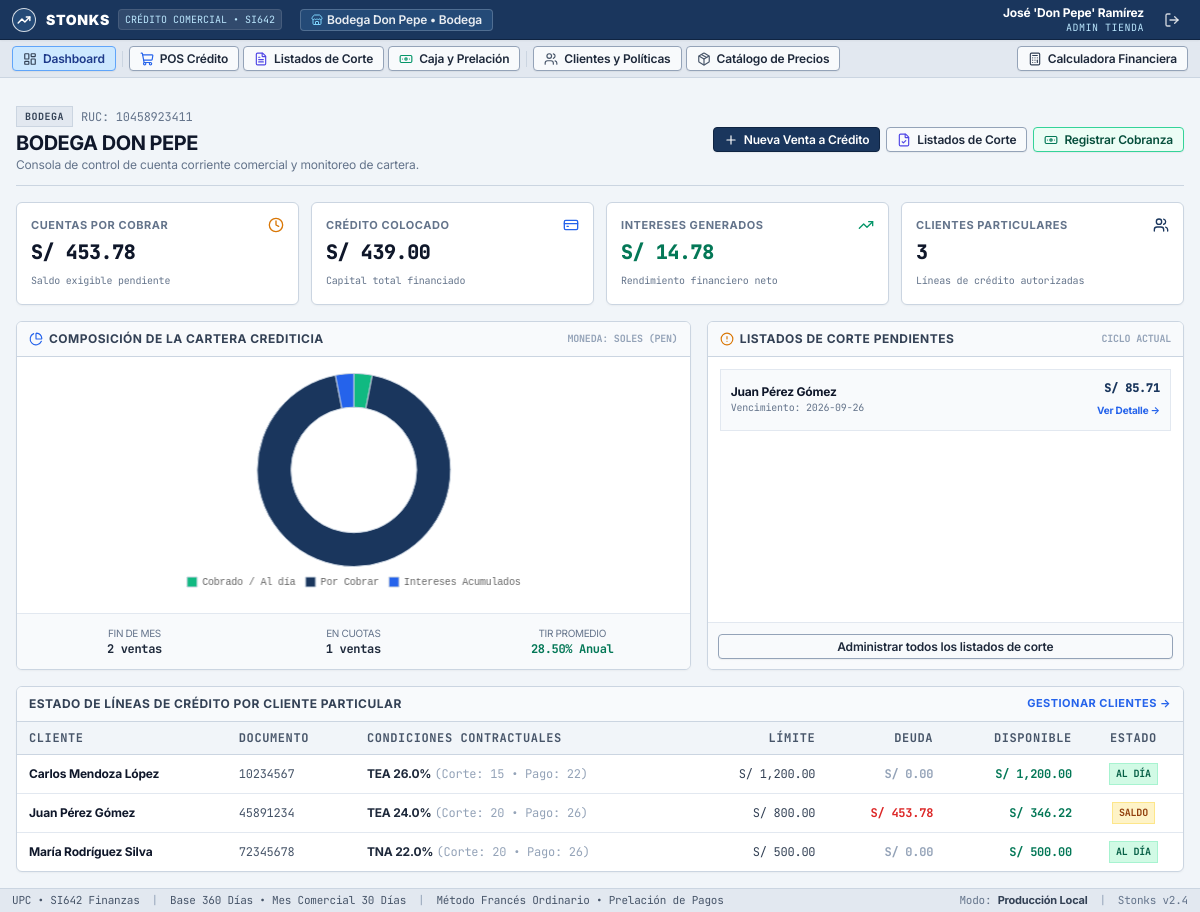
Before: /dashboard (signed in) with the older database file.
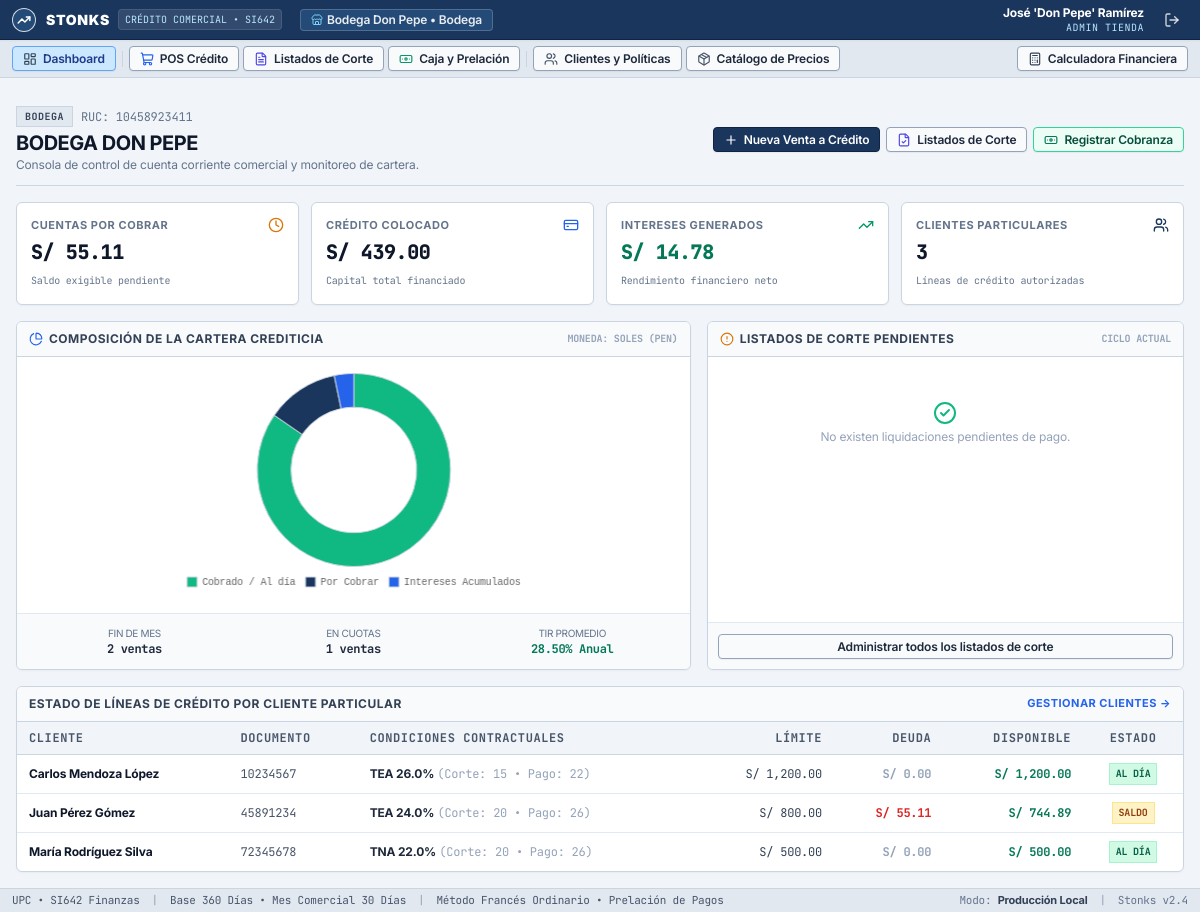
After: the same page with the newer database file.
### tables this page shows
CREATE TABLE liquidaciones_corte (
        id INTEGER PRIMARY KEY AUTOINCREMENT,
        tienda_id INTEGER NOT NULL,
        cliente_id INTEGER NOT NULL,
        periodo_mes_anio TEXT NOT NULL,
        fecha_corte DATE NOT NULL,
        fecha_pago_pactada DATE NOT NULL,
        subtotal_capital REAL NOT NULL,
        total_interes_compensatorio REAL NOT NULL,
        total_interes_mora REAL DEFAULT 0.0,
        total_exigible REAL NOT NULL,
        dias_mora INTEGER DEFAULT 0,
        estado TEXT DEFAULT 'Pendiente' CHECK(estado IN ('Pendiente', 'Pagado', 'En_Mora')),
        fecha_pago_real DATE,
        fecha_emision TIMESTAMP DEFAULT CURRENT_TIMESTAMP,
        FOREIGN KEY (tienda_id) REFERENCES tiendas (id),
        FOREIGN KEY (cliente_id) REFERENCES clientes (id),
        UNIQUE(tienda_id, cliente_id, periodo_mes_anio)
    );

CREATE TABLE clientes (
        id INTEGER PRIMARY KEY AUTOINCREMENT,
        tienda_id INTEGER NOT NULL,
        usuario_id INTEGER,
        tipo_documento TEXT DEFAULT 'DNI',
        num_documento TEXT NOT NULL,
        nombres TEXT NOT NULL,
        apellidos TEXT NOT NULL,
        direccion TEXT NOT NULL,
        telefono TEXT NOT NULL,
        correo TEXT,
        moneda TEXT DEFAULT 'PEN' CHECK(moneda IN ('PEN', 'USD')),
        limite_credito REAL NOT NULL DEFAULT 500.0,
        plazo_maximo_meses INTEGER NOT NULL DEFAULT 6,
        dia_corte INTEGER NOT NULL DEFAULT 20,
        dia_pago INTEGER NOT NULL DEFAULT 26,
        tipo_tasa_comp TEXT DEFAULT 'TEA' CHECK(tipo_tasa_comp IN ('TEA', 'TNA')),
        tasa_comp REAL NOT NULL DEFAULT 0.24,
        cap_comp TEXT DEFAULT 'Diaria',
        tipo_tasa_mora TEXT DEFAULT 'TEA' CHECK(tipo_tasa_mora IN ('TEA', 'TNA')),
        tasa_mora REAL NOT NULL DEFAULT 0.05,
        cap_mora TEXT DEFAULT 'Diaria',
        cok_anual REAL NOT NULL DEFAULT 0.15,
        activo INTEGER DEFAULT 1,
        fecha_registro TIMESTAMP DEFAULT CURRENT_TIMESTAMP,
        FOREIGN KEY (tienda_id) REFERENCES tiendas (id),
        FOREIGN KEY (usuario_id) REFERENCES usuarios (id),
        UNIQUE(tienda_id, num_documento)
    );

### app.py (the view)
@app.route("/dashboard")
@login_required
@role_required("admin_tienda")
def store_dashboard():
    tienda_id = session.get("tienda_id")
    if not tienda_id:
        flash("No tiene una tienda asignada.", "warning")
        return redirect(url_for("login"))
    conn = get_db_connection()
    ventas = conn.execute("""
        SELECT v.*, c.nombres || ' ' || c.apellidos as cliente_nombre
        FROM ventas v
        JOIN clientes c ON v.cliente_id = c.id
        WHERE v.tienda_id = ?
        ORDER BY v.fecha_creacion DESC
    """, (tienda_id,)).fetchall()
    total_credito_otorgado = sum(v["monto_total_lista"] for v in ventas)
    total_saldo_por_cobrar = sum(v["saldo_pendiente"] for v in ventas)
    total_intereses_ganados = sum(v["total_intereses"] for v in ventas)
    clientes = conn.execute("""
        SELECT c.*,
               COALESCE((SELECT SUM(v.saldo_pendiente) FROM ventas v WHERE v.cliente_id = c.id), 0) as deuda_actual
        FROM clientes c
        WHERE c.tienda_id = ? AND c.activo = 1
    """, (tienda_id,)).fetchall()
    liquidaciones = conn.execute("""
        SELECT l.*, c.nombres || ' ' || c.apellidos as cliente_nombre, c.telefono as cliente_telefono
        FROM liquidaciones_corte l
        JOIN clientes c ON l.cliente_id = c.id
        WHERE l.tienda_id = ?
        ORDER BY l.fecha_corte DESC
    """, (tienda_id,)).fetchall()
    conn.close()
    stats = {
        "total_clientes": len(clientes),
        "total_credito": total_credito_otorgado,
        "saldo_por_cobrar": total_saldo_por_cobrar,
        "intereses_ganados": total_intereses_ganados,
        "ventas_recientes": ventas[:5],
        "liquidaciones_pendientes": [l for l in liquidaciones if l["estado"] != "Pagado"]
    }
    return render_template("store_dashboard.html", stats=stats, clientes=clientes, ventas=ventas)

### app.py (called while the page is built)
@app.template_filter('moneda')
def formato_moneda(valor, simbolo="S/"):
    if valor is None:
        return f"{simbolo} 0.00"
    try:
        val = float(valor)
        return f"{simbolo} {val:,.2f}"
    except (ValueError, TypeError):
        return f"{simbolo} 0.00"

def login_required(f):
    @wraps(f)
    def decorated_function(*args, **kwargs):
        if "user_id" not in session:
            flash("Debe iniciar sesión para acceder al sistema.", "warning")
            return redirect(url_for("login"))
        return f(*args, **kwargs)
    return decorated_function

def role_required(*allowed_roles):
    def decorator(f):
        @wraps(f)
        def decorated_function(*args, **kwargs):
            if "user_id" not in session:
                return redirect(url_for("login"))
            if session.get("rol") not in allowed_roles:
                flash("No cuenta con privilegios suficientes para acceder a esta sección.", "danger")
                return redirect(url_for("index"))
            return f(*args, **kwargs)
        return decorated_function
    return decorator

### templates/store_dashboard.html (shortened to what the changed rows need)
{% extends "base.html" %}
{% block content %}
<div class="space-y-4">
    <div class="flex flex-col md:flex-row md:items-center md:justify-between pb-3 border-b border-slate-300">
        <div>
            <h1 class="text-xl font-bold text-slate-900 tracking-tight mt-0.5 uppercase">{{ current_tienda.nombre_comercial }}</h1>
        </div>
    </div>
    <div class="grid grid-cols-1 sm:grid-cols-2 lg:grid-cols-4 gap-3">
        <div class="card-bundlerock p-3.5">
            <div class="flex items-center justify-between text-slate-500 mb-1">
                <span class="text-[11px] font-bold uppercase tracking-wider">Cuentas por Cobrar</span>
                <i data-lucide="clock" class="w-4 h-4 text-amber-600"></i>
            </div>
            <div class="text-xl font-black text-slate-900 font-mono">{{ stats.saldo_por_cobrar | moneda }}</div>
            <span class="text-[10px] text-slate-500 font-mono">Saldo exigible pendiente</span>
        </div>
    </div>
    <div class="grid grid-cols-1 lg:grid-cols-12 gap-4">
        <div class="lg:col-span-7 card-bundlerock overflow-hidden flex flex-col justify-between">
            <div class="p-4">
                <div class="h-56 relative">
                    <canvas id="creditChart"></canvas>
                </div>
            </div>
        </div>
        <div class="lg:col-span-5 card-bundlerock overflow-hidden flex flex-col justify-between">
            <div>
                <div class="p-3 space-y-2 overflow-y-auto max-h-56">
                    {% for l in stats.liquidaciones_pendientes %}
                    <div class="p-2.5 rounded-xs border border-slate-200 bg-slate-50 flex items-center justify-between hover:bg-slate-100 transition">
                        <div>
                            <div class="text-xs font-bold text-slate-900">{{ l.cliente_nombre }}</div>
                            <div class="text-[10px] font-mono text-slate-500">Vencimiento: {{ l.fecha_pago_pactada }}</div>
                        </div>
                        <div class="text-right">
                            <div class="text-xs font-black text-[#1a365d] font-mono">{{ l.total_exigible | moneda }}</div>
                            <a href="{{ url_for('liquidacion_detalle', liq_id=l.id) }}" class="text-[10px] font-bold text-blue-600 hover:underline">
                                Ver Detalle &rarr;
                            </a>
                        </div>
                    </div>
                    {% else %}
                    <div class="text-center py-8 text-slate-400">
                        <i data-lucide="check-circle-2" class="w-6 h-6 mx-auto text-emerald-500 mb-1"></i>
                        <p class="text-xs">No existen liquidaciones pendientes de pago.</p>
                    </div>
                    {% endfor %}
                </div>
            </div>
        </div>
    </div>
    <div class="card-bundlerock overflow-hidden">
        <div class="overflow-x-auto">
            <table class="w-full text-left text-xs">
                <thead class="bg-slate-100 text-slate-600 font-bold border-b border-slate-300 font-mono uppercase tracking-wider">
                    <tr>
                        <th class="px-3 py-2">Cliente</th>
                        <th class="px-3 py-2">Documento</th>
                        <th class="px-3 py-2">Condiciones Contractuales</th>
                        <th class="px-3 py-2 text-right">Límite</th>
                        <th class="px-3 py-2 text-right">Deuda</th>
                        <th class="px-3 py-2 text-right">Disponible</th>
                        <th class="px-3 py-2 text-center">Estado</th>
                    </tr>
                </thead>
                <tbody class="divide-y divide-slate-200">
                    {% for c in clientes %}
                    {% set disp = c.limite_credito - c.deuda_actual %}
                    {% set pct_uso = (c.deuda_actual / c.limite_credito * 100) if c.limite_credito > 0 else 0 %}
                    <tr class="hover:bg-blue-50/40 transition">
                        <td class="px-3 py-2 font-bold text-slate-900">
                            {{ c.nombres }} {{ c.apellidos }}
                        </td>
                        <td class="px-3 py-2 font-mono text-slate-600">
                            {{ c.num_documento }}
                        </td>
                        <td class="px-3 py-2 text-slate-600">
                            <span class="font-bold text-slate-800">{{ c.tipo_tasa_comp }} {{ (c.tasa_comp * 100) | round(2) }}%</span>
                            <span class="text-slate-400 font-mono">(Corte: {{ c.dia_corte }} &bull; Pago: {{ c.dia_pago }})</span>
                        </td>
                        <td class="px-3 py-2 text-right font-mono text-slate-700">
                            {{ c.limite_credito | moneda }}
                        </td>
                        <td class="px-3 py-2 text-right font-mono font-bold {{ 'text-red-600' if c.deuda_actual > 0 else 'text-slate-400' }}">
                            {{ c.deuda_actual | moneda }}
                        </td>
                        <td class="px-3 py-2 text-right font-mono font-bold text-emerald-700">
                            {{ disp | moneda }}
                        </td>
                        <td class="px-3 py-2 text-center">
                            {% if pct_uso >= 95 %}
                            <span class="inline-block px-1.5 py-0.5 rounded-xs text-[10px] font-bold bg-red-100 text-red-800 border border-red-200 font-mono">
                                LÍMITE
                            </span>
                            {% elif c.deuda_actual > 0 %}
                            <span class="inline-block px-1.5 py-0.5 rounded-xs text-[10px] font-bold bg-amber-100 text-amber-800 border border-amber-200 font-mono">
                                SALDO
                            </span>
                            {% else %}
                            <span class="inline-block px-1.5 py-0.5 rounded-xs text-[10px] font-bold bg-emerald-100 text-emerald-800 border border-emerald-200 font-mono">
                                AL DÍA
                            </span>
                            {% endif %}
                        </td>
                    </tr>
                    {% endfor %}
                </tbody>
            </table>
        </div>
    </div>
</div>
{% endblock %}
{% block scripts %}
<script>
    document.addEventListener("DOMContentLoaded", function () {
        const ctx = document.getElementById('creditChart').getContext('2d');
        new Chart(ctx, {
            type: 'doughnut',
            data: {
                labels: ['Cobrado / Al día', 'Por Cobrar', 'Intereses Acumulados'],
                datasets: [{
                    data: [
                        {{ (stats.total_credito - stats.saldo_por_cobrar) | round(2) }},
                        {{ stats.saldo_por_cobrar | round(2) }},
                        {{ stats.intereses_ganados | round(2) }}
                    ],
                    backgroundColor: ['#10b981', '#1a365d', '#2563eb'],
                    borderWidth: 1,
                    borderColor: '#cbd5e1'
                }]
            },
            options: {
                responsive: true,
                maintainAspectRatio: false,
                plugins: {
                    legend: {
                        position: 'bottom',
                        labels: { boxWidth: 10, font: { size: 10, family: 'monospace' } }
                    }
                },
                cutout: '65%'
            }
        });
    });
</script>
{% endblock %}

Changed rows visible on the page:
no longer on this page (row edited): liquidaciones_corte: cliente_nombre "Juan Pérez Gómez", fecha_pago_pactada "2026-09-26", total_exigible|moneda "S/ 85.71"
changed clientes "Juan": deuda_actual|moneda "S/ 453.78" → "S/ 55.11"; disp "S/ 346.22" → "S/ 744.89"
Other visible differences:
{{ stats.saldo_por_cobrar | moneda }}: "S/ 453.78" → "S/ 55.11"
chart data {{ (stats.total_credito - stats.saldo_por_cobrar) | round(2) }}: -14.78 → 383.89
chart data {{ stats.saldo_por_cobrar | round(2) }}: 453.78 → 55.11
text now shown: "No existen liquidaciones pendientes de pago."
